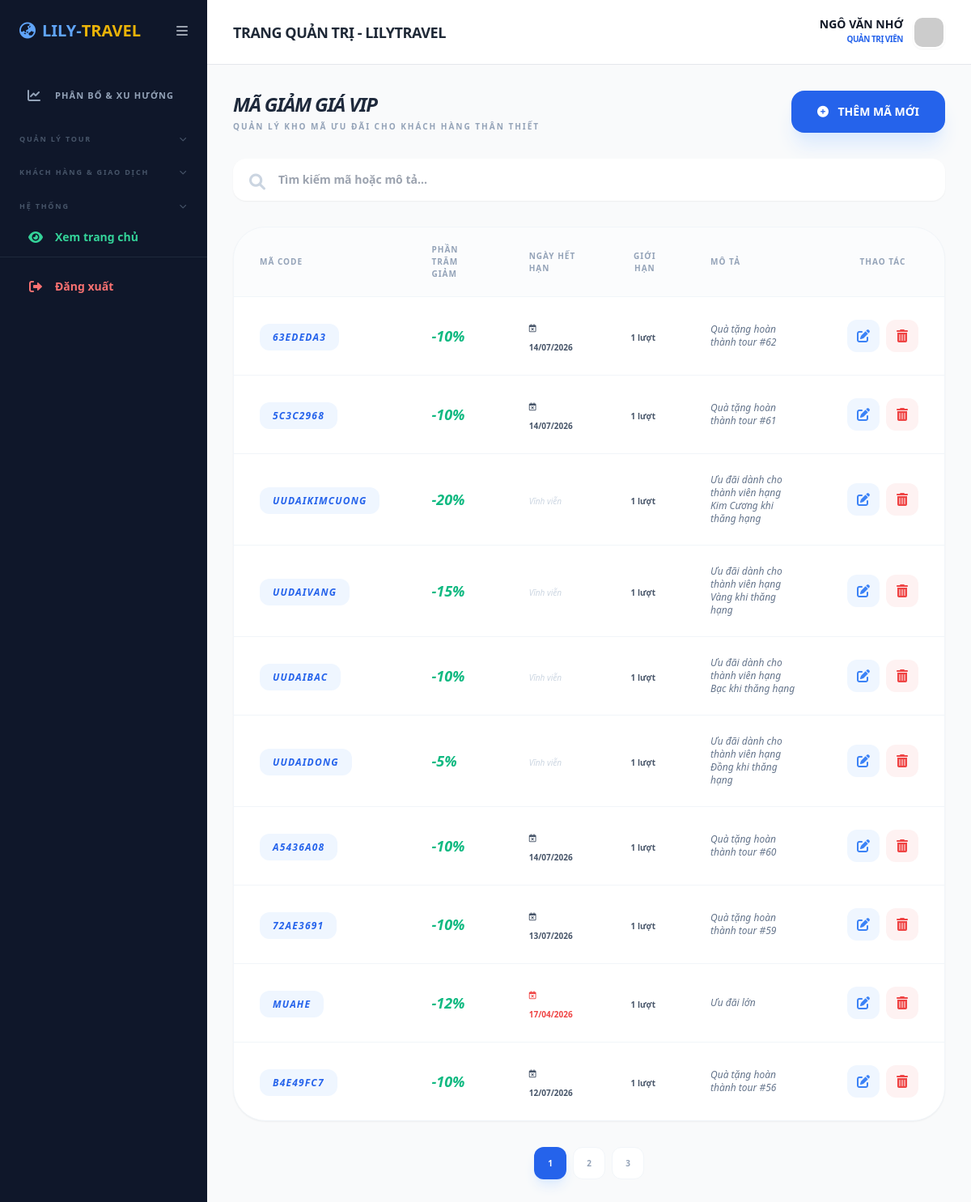
The app's page /admin/promos.php (signed in) with its own data.
### tables this page shows
CREATE TABLE `promos` (
  `id` int(11) NOT NULL,
  `code` varchar(50) NOT NULL,
  `percent` int(11) NOT NULL,
  `description` text DEFAULT NULL,
  `expiry_date` date DEFAULT NULL,
  `usage_limit` int(11) DEFAULT NULL,
  `min_rank_id` int(11) DEFAULT 1
);

### admin/promos.php (the view, shortened to what this page needs)
<?php
require_once '../config.php';
include 'header.php';
$search = $_GET['search'] ?? '';
$page = isset($_GET['page']) ? (int)$_GET['page'] : 1;
$limit = 10;
$offset = ($page - 1) * $limit;
$count_sql = "SELECT COUNT(*) FROM promos WHERE code LIKE ? OR description LIKE ?";
$count_stmt = $pdo->prepare($count_sql);
$count_stmt->execute(["%$search%", "%$search%"]);
$total_rows = $count_stmt->fetchColumn();
$total_pages = ceil($total_rows / $limit);
$sql = "SELECT * FROM promos WHERE code LIKE ? OR description LIKE ? ORDER BY id DESC LIMIT $limit OFFSET $offset";
$stmt = $pdo->prepare($sql);
$stmt->execute(["%$search%", "%$search%"]);
$promos = $stmt->fetchAll();
?>
<div class="flex flex-col sm:flex-row sm:items-center justify-between gap-4 mb-8">
    <div>
        <h3 class="text-2xl font-black text-slate-800 uppercase italic tracking-tighter">Mã Giảm Giá VIP</h3>
        <p class="text-[10px] font-black text-slate-400 uppercase tracking-[0.2em] mt-1">Quản lý kho mã ưu đãi cho khách hàng thân thiết</p>
    </div>
    <button onclick="openPromoModal('add')" class="bg-blue-600 text-white px-8 py-4 rounded-2xl font-black text-sm shadow-xl shadow-blue-100 hover:bg-slate-900 transition-all duration-300">
        <i class="fas fa-plus-circle mr-2"></i> THÊM MÃ MỚI
    </button>
</div>
<div class="mb-8">
    <form method="GET" class="relative w-full">
        <input type="text" name="search" value="<?= htmlspecialchars($search) ?>" placeholder="Tìm kiếm mã hoặc mô tả..."
               class="w-full pl-14 pr-4 py-4 bg-white border-0 shadow-sm rounded-2xl focus:ring-2 focus:ring-blue-500 outline-none text-sm font-bold">
        <span class="absolute left-5 top-4 text-slate-300"><i class="fas fa-search fa-lg"></i></span>
    </form>
</div>
<div class="bg-white rounded-[2.5rem] shadow-sm border border-slate-100 overflow-hidden">
    <table class="w-full text-left">
        <thead>
            <tr class="bg-slate-50/50 text-slate-400 text-[10px] uppercase font-black tracking-widest border-b border-slate-100">
                <th class="px-8 py-5">Mã Code</th>
                <th class="px-8 py-5">Phần trăm giảm</th>
                <th class="px-8 py-5">Ngày hết hạn</th>
                <th class="px-8 py-5 text-center">Giới hạn</th>
                <th class="px-8 py-5">Mô tả</th>
                <th class="px-8 py-5 text-center">Thao tác</th>
            </tr>
        </thead>
        <tbody class="divide-y divide-slate-100">
            <?php foreach($promos as $p): ?>
            <tr class="hover:bg-slate-50/50 transition-colors">
                <td class="px-8 py-6">
                    <span class="px-4 py-2 bg-blue-50 text-blue-600 rounded-xl text-xs font-black uppercase italic tracking-widest"><?= htmlspecialchars($p['code']) ?></span>
                </td>
                <td class="px-8 py-6">
                    <div class="text-lg font-black text-emerald-500 italic leading-none">-<?= $p['percent'] ?>%</div>
                </td>
                <td class="px-8 py-6">
                    <?php if($p['expiry_date']): ?>
                        <span class="text-[10px] font-bold <?= strtotime($p['expiry_date']) < time() ? 'text-red-500' : 'text-slate-600' ?>">
                            <i class="far fa-calendar-times mr-1"></i> <?= date('d/m/Y', strtotime($p['expiry_date'])) ?>
                        </span>
                    <?php else: ?>
                        <span class="text-[10px] text-slate-300 italic">Vĩnh viễn</span>
                    <?php endif; ?>
                </td>
                <td class="px-8 py-6">
                    <span class="text-[10px] font-bold text-slate-600">
                        <?= $p['usage_limit'] > 0 ? $p['usage_limit'] . ' lượt' : 'Vô hạn' ?>
                    </span>
                </td>
                <td class="px-8 py-6">
                    <p class="text-xs font-medium text-slate-500 italic"><?= htmlspecialchars($p['description']) ?></p>
                </td>
                <td class="px-8 py-6 text-center">
                    <div class="flex justify-center gap-2">
                        <button onclick='openPromoModal("edit", <?= json_encode($p) ?>)' class="w-10 h-10 flex items-center justify-center bg-blue-50 text-blue-500 rounded-xl hover:bg-blue-500 hover:text-white transition-all"><i class="fas fa-edit"></i></button>
                        <button onclick="confirmDelete(<?= $p['id'] ?>)" class="w-10 h-10 flex items-center justify-center bg-red-50 text-red-500 rounded-xl hover:bg-red-500 hover:text-white transition-all"><i class="fas fa-trash-alt"></i></button>
                    </div>
                </td>
            </tr>
            <?php endforeach; ?>
        </tbody>
    </table>
</div>
<?= renderAdminPagination($page, $total_pages, $_GET) ?>
</main></div></div></body></html>

### records on screen
promos: code "63EDEDA3", percent "10", expiry_date "14/07/2026", usage_limit "1", description "Quà tặng hoàn thành tour #62"
promos: code "5C3C2968", percent "10", expiry_date "14/07/2026", usage_limit "1", description "Quà tặng hoàn thành tour #61"
promos: code "UUDAIKIMCUONG", percent "20", shows "Vĩnh viễn", usage_limit "1", description "Ưu đãi dành cho thành viên hạng Kim Cương khi thăng hạng"
promos: code "UUDAIVANG", percent "15", shows "Vĩnh viễn", usage_limit "1", description "Ưu đãi dành cho thành viên hạng Vàng khi thăng hạng"
promos: code "UUDAIBAC", percent "10", shows "Vĩnh viễn", usage_limit "1", description "Ưu đãi dành cho thành viên hạng Bạc khi thăng hạng"
promos: code "UUDAIDONG", percent "5", shows "Vĩnh viễn", usage_limit "1", description "Ưu đãi dành cho thành viên hạng Đồng khi thăng hạng"
promos: code "A5436A08", percent "10", expiry_date "14/07/2026", usage_limit "1", description "Quà tặng hoàn thành tour #60"
promos: code "72AE3691", percent "10", expiry_date "13/07/2026", usage_limit "1", description "Quà tặng hoàn thành tour #59"
promos: code "MUAHE", percent "12", expiry_date "17/04/2026", usage_limit "1", description "Ưu đãi lớn"
promos: code "B4E49FC7", percent "10", expiry_date "12/07/2026", usage_limit "1", description "Quà tặng hoàn thành tour #56"

### other values on screen
$_SESSION['user']['fullname'] "NGÔ VĂN NHỚ"
